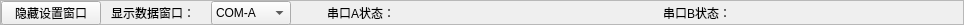
      <widget class="QFrame" name="comStatusFrame">
       <property name="minimumSize">
        <size>
         <width>0</width>
         <height>25</height>
        </size>
       </property>
       <property name="maximumSize">
        <size>
         <width>16777215</width>
         <height>25</height>
        </size>
       </property>
       <property name="frameShape">
        <enum>QFrame::StyledPanel</enum>
       </property>
       <property name="frameShadow">
        <enum>QFrame::Raised</enum>
       </property>
       <property name="lineWidth">
        <number>1</number>
       </property>
       <layout class="QGridLayout" name="gridLayout_2">
        <property name="leftMargin">
         <number>0</number>
        </property>
        <property name="topMargin">
         <number>0</number>
        </property>
        <property name="rightMargin">
         <number>0</number>
        </property>
        <property name="bottomMargin">
         <number>0</number>
        </property>
        <property name="horizontalSpacing">
         <number>10</number>
        </property>
        <property name="verticalSpacing">
         <number>0</number>
        </property>
        <item row="0" column="0">
         <widget class="QPushButton" name="hideSetingPushButton">
          <property name="minimumSize">
           <size>
            <width>100</width>
            <height>24</height>
           </size>
          </property>
          <property name="maximumSize">
           <size>
            <width>100</width>
            <height>24</height>
           </size>
          </property>
          <property name="text">
           <string>隐藏设置窗口</string>
          </property>
         </widget>
        </item>
        <item row="0" column="2">
         <widget class="QComboBox" name="selectViewComboBox">
          <property name="minimumSize">
           <size>
            <width>80</width>
            <height>24</height>
           </size>
          </property>
          <property name="maximumSize">
           <size>
            <width>80</width>
            <height>24</height>
           </size>
          </property>
          <item>
           <property name="text">
            <string>COM-A</string>
           </property>
          </item>
          <item>
           <property name="text">
            <string>COM-B</string>
           </property>
          </item>
          <item>
           <property name="text">
            <string>ALL</string>
           </property>
          </item>
         </widget>
        </item>
        <item row="0" column="1">
         <widget class="QLabel" name="ShowLabel">
          <property name="minimumSize">
           <size>
            <width>90</width>
            <height>24</height>
           </size>
          </property>
          <property name="maximumSize">
           <size>
            <width>90</width>
            <height>24</height>
           </size>
          </property>
          <property name="text">
           <string>显示数据窗口：</string>
          </property>
         </widget>
        </item>
        <item row="0" column="4">
         <widget class="QLabel" name="comAStatusLabel">
          <property name="minimumSize">
           <size>
            <width>300</width>
            <height>24</height>
           </size>
          </property>
          <property name="maximumSize">
           <size>
            <width>16777215</width>
            <height>24</height>
           </size>
          </property>
          <property name="text">
           <string>串口A状态：</string>
          </property>
         </widget>
        </item>
        <item row="0" column="6">
         <widget class="QLabel" name="comBStatusLabel">
          <property name="minimumSize">
           <size>
            <width>300</width>
            <height>24</height>
           </size>
          </property>
          <property name="maximumSize">
           <size>
            <width>16777215</width>
            <height>24</height>
           </size>
          </property>
          <property name="text">
           <string>串口B状态：</string>
          </property>
         </widget>
        </item>
        <item row="0" column="3">
         <widget class="QLabel" name="comAStatuesImg">
          <property name="minimumSize">
           <size>
            <width>16</width>
            <height>16</height>
           </size>
          </property>
          <property name="maximumSize">
           <size>
            <width>16</width>
            <height>16</height>
           </size>
          </property>
          <property name="pixmap">
           <pixmap resource="resource.qrc">:/new/icon/images/red16.ico</pixmap>
          </property>
         </widget>
        </item>
        <item row="0" column="5">
         <widget class="QLabel" name="comBStatuesImg">
          <property name="minimumSize">
           <size>
            <width>16</width>
            <height>16</height>
           </size>
          </property>
          <property name="maximumSize">
           <size>
            <width>16</width>
            <height>16</height>
           </size>
          </property>
          <property name="text">
           <string/>
          </property>
          <property name="pixmap">
           <pixmap resource="resource.qrc">:/new/icon/images/red16.ico</pixmap>
          </property>
         </widget>
        </item>
       </layout>
       <zorder>hideSetingPushButton</zorder>
       <zorder>ShowLabel</zorder>
       <zorder>selectViewComboBox</zorder>
       <zorder>comAStatusLabel</zorder>
       <zorder>comBStatusLabel</zorder>
       <zorder>comAStatuesImg</zorder>
       <zorder>comBStatuesImg</zorder>
      </widget>
